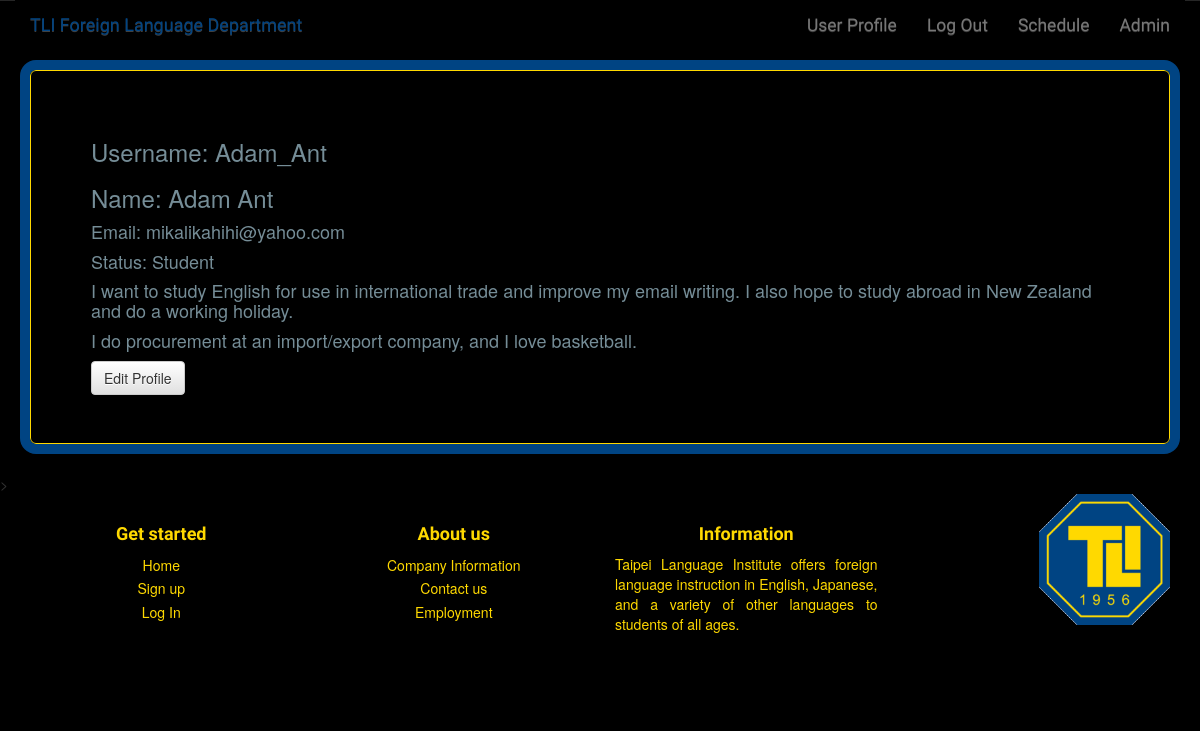
/accounts/profile/ (signed in), run on the app's committed database.
### accounts/models.py (models this page shows, shortened)
class Profile(models.Model):
    custom_query = ProfileManager()
    objects = models.Manager()
    user = models.OneToOneField(settings.AUTH_USER_MODEL)
    contact_email = models.EmailField(max_length=200, null=True, blank=True)
    surname = models.CharField(max_length=120, null=True, blank=True)
    given_name = models.CharField(max_length=120, null=True, blank=True)
    teacher = models.BooleanField(default=False)
    student = models.BooleanField(default=False)
    course_content_preferences = models.TextField(editable=True, default='', blank=True)
    other_personal_information = models.TextField(editable=True, default='', blank=True)

### accounts/views.py (the view, shortened to what this page needs)
def profile_model_detail_view(request, id=None):
    current_user = request.user
    object = User.objects.get(username=current_user)
    obj = get_object_or_404(Profile, user=current_user)
    if request.method == 'POST':
        form = UpdateProfile(request.POST or None, instance=obj)
        if form.is_valid():
            form_obj = form.save(commit=False)
            form_obj.save()
    else:
        form = UpdateProfile()
    context = {
        "obj": obj,
        "object": object,
        "form": form,
    }
    template = "accounts/profile-detail-view.html"
    return render(request, template, context)

### accounts/templates/accounts/profile-detail-view.html (shortened to what this page needs)
{% extends "base.html" %}
{% block content %}
{% load bootstrap3 %}
<div class="table-responsive">
    <div id="profile_details">
        <h3>Username: {{ object.username }}</h3>
        <h3>Name: {{ obj.given_name }} {{ obj.surname }}</h3>
        <h4>Email: {{ object.profile.contact_email }}</h4>
        <h4>Status: {% if obj.teacher %}Teacher {% else %}Student {% endif %}</h4>
        <h4>{{ obj.course_content_preferences }}</h4>
        <h4>{{ obj.other_personal_information }}</h4>
    </div>
</div>
<button id="edit-profile-under" class="btn btn-default">Edit Profile</button><br/>
{% endblock %}

### data on the page
Profile: given_name "Adam", surname "Ant", course_content_preferences "I want to study English for use in international trade and improve my email writing. I also hope to study abroad in New Zealand and do a working holiday.", other_personal_information "I do procurement at an import/export company, and I love basketball."

### other printed values
{{ object.username }} "Adam_Ant"
{{ object.profile.contact_email }} "mikalikahihi@yahoo.com"
